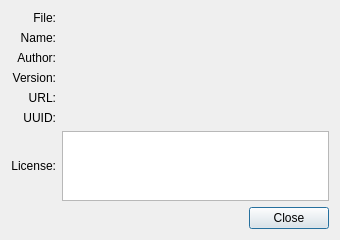
<?xml version="1.0" encoding="UTF-8"?>
<ui version="4.0">
 <class>PluginDetails</class>
 <widget class="QDialog" name="PluginDetails">
  <property name="geometry">
   <rect>
    <x>0</x>
    <y>0</y>
    <width>340</width>
    <height>240</height>
   </rect>
  </property>
  <property name="windowTitle">
   <string extracomment="Window title">Plugin details</string>
  </property>
  <layout class="QGridLayout" name="gridLayout_2">
   <item row="0" column="0" colspan="2">
    <layout class="QGridLayout" name="gridLayout">
     <item row="0" column="0">
      <widget class="QLabel" name="label_6">
       <property name="text">
        <string>File:</string>
       </property>
       <property name="alignment">
        <set>Qt::AlignRight|Qt::AlignTrailing|Qt::AlignVCenter</set>
       </property>
      </widget>
     </item>
     <item row="5" column="1">
      <widget class="QLabel" name="labelUuid">
       <property name="sizePolicy">
        <sizepolicy hsizetype="Preferred" vsizetype="Preferred">
         <horstretch>1</horstretch>
         <verstretch>0</verstretch>
        </sizepolicy>
       </property>
       <property name="textInteractionFlags">
        <set>Qt::LinksAccessibleByMouse|Qt::TextSelectableByMouse</set>
       </property>
      </widget>
     </item>
     <item row="1" column="0">
      <widget class="QLabel" name="label">
       <property name="text">
        <string>Name:</string>
       </property>
       <property name="alignment">
        <set>Qt::AlignRight|Qt::AlignTrailing|Qt::AlignVCenter</set>
       </property>
      </widget>
     </item>
     <item row="5" column="0">
      <widget class="QLabel" name="label_5">
       <property name="text">
        <string>UUID:</string>
       </property>
       <property name="alignment">
        <set>Qt::AlignRight|Qt::AlignTrailing|Qt::AlignVCenter</set>
       </property>
      </widget>
     </item>
     <item row="0" column="1">
      <widget class="QLabel" name="labelFilename">
       <property name="textInteractionFlags">
        <set>Qt::LinksAccessibleByMouse|Qt::TextSelectableByMouse</set>
       </property>
      </widget>
     </item>
     <item row="2" column="0">
      <widget class="QLabel" name="label_2">
       <property name="text">
        <string>Author:</string>
       </property>
       <property name="alignment">
        <set>Qt::AlignRight|Qt::AlignTrailing|Qt::AlignVCenter</set>
       </property>
      </widget>
     </item>
     <item row="2" column="1">
      <widget class="QLabel" name="labelAuthor">
       <property name="textInteractionFlags">
        <set>Qt::LinksAccessibleByMouse|Qt::TextSelectableByMouse</set>
       </property>
      </widget>
     </item>
     <item row="4" column="1">
      <widget class="QLabel" name="labelUrl">
       <property name="openExternalLinks">
        <bool>true</bool>
       </property>
       <property name="textInteractionFlags">
        <set>Qt::LinksAccessibleByMouse|Qt::TextSelectableByMouse</set>
       </property>
      </widget>
     </item>
     <item row="1" column="1">
      <widget class="QLabel" name="labelName">
       <property name="textInteractionFlags">
        <set>Qt::LinksAccessibleByMouse|Qt::TextSelectableByMouse</set>
       </property>
      </widget>
     </item>
     <item row="4" column="0">
      <widget class="QLabel" name="label_4">
       <property name="text">
        <string>URL:</string>
       </property>
       <property name="alignment">
        <set>Qt::AlignRight|Qt::AlignTrailing|Qt::AlignVCenter</set>
       </property>
      </widget>
     </item>
     <item row="3" column="1">
      <widget class="QLabel" name="labelVersion">
       <property name="textInteractionFlags">
        <set>Qt::LinksAccessibleByMouse|Qt::TextSelectableByMouse</set>
       </property>
      </widget>
     </item>
     <item row="3" column="0">
      <widget class="QLabel" name="label_3">
       <property name="text">
        <string>Version:</string>
       </property>
       <property name="alignment">
        <set>Qt::AlignRight|Qt::AlignTrailing|Qt::AlignVCenter</set>
       </property>
      </widget>
     </item>
     <item row="6" column="0">
      <widget class="QLabel" name="label_7">
       <property name="text">
        <string>License:</string>
       </property>
       <property name="alignment">
        <set>Qt::AlignRight|Qt::AlignTrailing|Qt::AlignVCenter</set>
       </property>
      </widget>
     </item>
     <item row="6" column="1">
      <widget class="QPlainTextEdit" name="plainLicense">
       <property name="acceptDrops">
        <bool>false</bool>
       </property>
       <property name="undoRedoEnabled">
        <bool>false</bool>
       </property>
       <property name="readOnly">
        <bool>true</bool>
       </property>
      </widget>
     </item>
    </layout>
   </item>
   <item row="1" column="0">
    <spacer name="verticalSpacer">
     <property name="orientation">
      <enum>Qt::Vertical</enum>
     </property>
     <property name="sizeHint" stdset="0">
      <size>
       <width>20</width>
       <height>0</height>
      </size>
     </property>
    </spacer>
   </item>
   <item row="2" column="1">
    <widget class="QDialogButtonBox" name="buttonBox">
     <property name="standardButtons">
      <set>QDialogButtonBox::Close</set>
     </property>
    </widget>
   </item>
  </layout>
 </widget>
 <tabstops>
  <tabstop>plainLicense</tabstop>
  <tabstop>buttonBox</tabstop>
 </tabstops>
 <resources/>
 <connections>
  <connection>
   <sender>buttonBox</sender>
   <signal>rejected()</signal>
   <receiver>PluginDetails</receiver>
   <slot>reject()</slot>
   <hints>
    <hint type="sourcelabel">
     <x>339</x>
     <y>234</y>
    </hint>
    <hint type="destinationlabel">
     <x>344</x>
     <y>275</y>
    </hint>
   </hints>
  </connection>
 </connections>
</ui>
